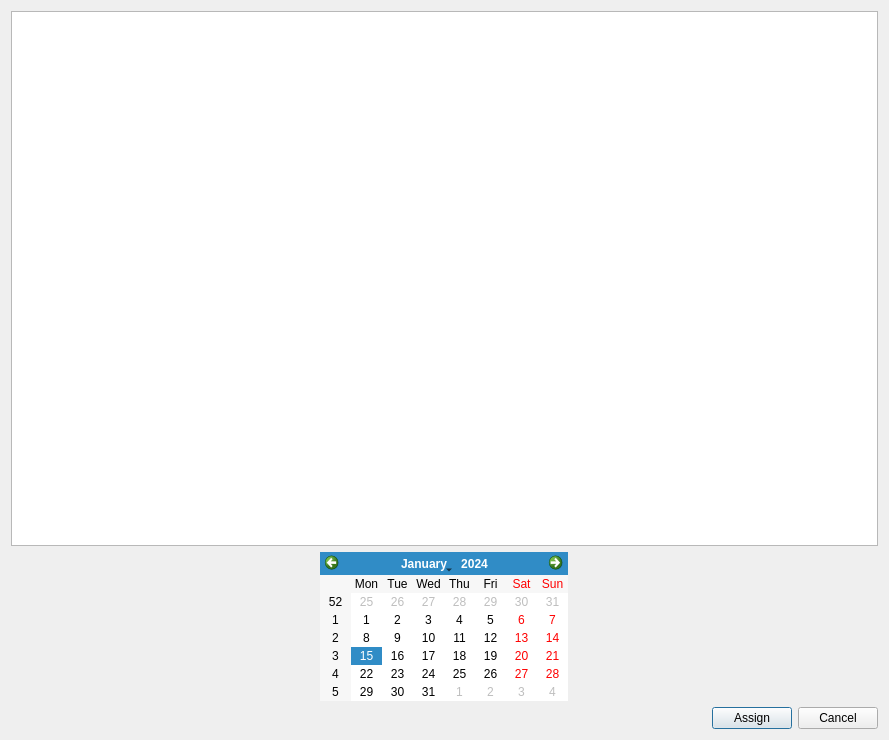
<?xml version="1.0" encoding="UTF-8"?>
<ui version="4.0">
 <class>AssignWorkoutDialog</class>
 <widget class="QDialog" name="AssignWorkoutDialog">
  <property name="geometry">
   <rect>
    <x>0</x>
    <y>0</y>
    <width>889</width>
    <height>740</height>
   </rect>
  </property>
  <property name="sizePolicy">
   <sizepolicy hsizetype="Fixed" vsizetype="Fixed">
    <horstretch>0</horstretch>
    <verstretch>0</verstretch>
   </sizepolicy>
  </property>
  <property name="windowTitle">
   <string>Dialog</string>
  </property>
  <layout class="QGridLayout" name="gridLayout">
   <item row="0" column="0">
    <layout class="QVBoxLayout" name="verticalLayout">
     <item>
      <widget class="QTableView" name="clientsTable"/>
     </item>
     <item>
      <layout class="QHBoxLayout" name="horizontalLayout">
       <item>
        <widget class="QCalendarWidget" name="calendarWidget">
         <property name="sizePolicy">
          <sizepolicy hsizetype="Fixed" vsizetype="Fixed">
           <horstretch>0</horstretch>
           <verstretch>0</verstretch>
          </sizepolicy>
         </property>
        </widget>
       </item>
      </layout>
     </item>
     <item>
      <layout class="QHBoxLayout" name="horizontalLayout_2">
       <item>
        <spacer name="horizontalSpacer">
         <property name="orientation">
          <enum>Qt::Orientation::Horizontal</enum>
         </property>
         <property name="sizeHint" stdset="0">
          <size>
           <width>40</width>
           <height>20</height>
          </size>
         </property>
        </spacer>
       </item>
       <item>
        <widget class="QPushButton" name="Assign_Button">
         <property name="text">
          <string>Assign</string>
         </property>
        </widget>
       </item>
       <item>
        <widget class="QPushButton" name="cancel_Button">
         <property name="text">
          <string>Cancel</string>
         </property>
        </widget>
       </item>
      </layout>
     </item>
    </layout>
   </item>
  </layout>
 </widget>
 <resources/>
 <connections/>
</ui>
